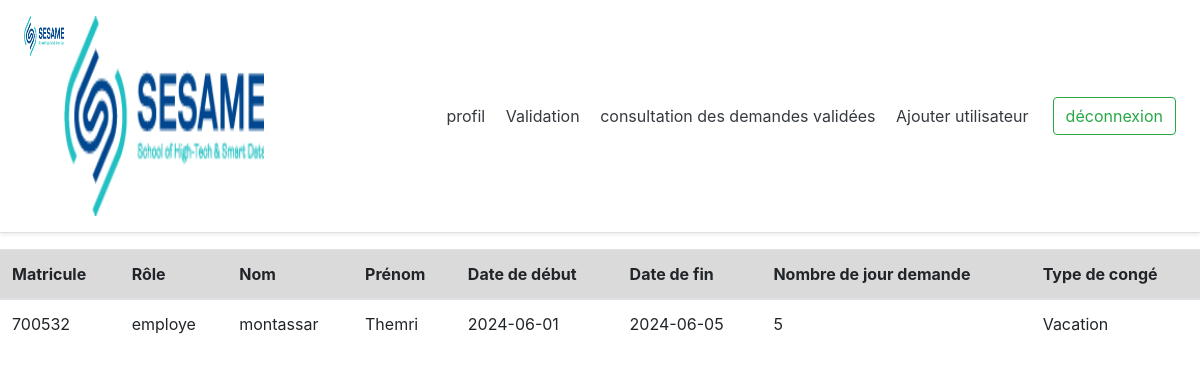
/consulter.php, run on the app's committed database.
### tables this page shows
create table CONGE
(
   ID_CONGE             int not null AUTO_INCREMENT,
   MATRICULE            int not null,
   DATE_DEBUT           date,
   DATE_FIN             date,
   NOMBRE_JOUR          int,
   TYPE_CONGE           varchar(255),
   ETAT                 varchar(255),
   primary key (ID_CONGE)
);

create table UTILISATEUR
(
   MATRICULE            int not null,
   ID_POSTE             int not null,
   NOM                  varchar(255),
   PRENOM               varchar(255),
   ROLE                 varchar(255),
   NUMERO_TELEPHONE     varchar(255),
   MAIL                 varchar(255),
   MOT_DE_PASSE         varchar(255),
   SOLDE_CONGE          int not null,
   MANAGER_MATRICULE    int  null,
   primary key (MATRICULE)
);

### consulter.php (the view, shortened to what this page needs)
<!DOCTYPE html>
<html>
<head>
    <link rel="stylesheet" type="text/css" href="bootstrap-4.3.1-dist/css/bootstrap.min.css">
</head>
<body>
    <div class="d-flex flex-column flex-md-row align-items-center p-3 px-md-4 mb-3 bg-white border-bottom shadow-sm">
        <h5 class="my-0 mr-md-auto font-weight-normal"><img src="Logo-Sesame.png" height="40" width="40"
                class="rounded float-left"><img src="Logo-Sesame.png" height="200" width="200"
                class="rounded float-left"></h5>
        <nav class="my-2 my-md-0 mr-md-3">
            <a class="p-2 text-dark" href="profileRH.php">profil</a>
            <a class="p-2 text-dark" href="validationadmin.php">Validation</a>
            <a class="p-2 text-dark" href="consulter.php">consultation des demandes validées</a>
            <a class="p-2 text-dark" href="addUser.php">Ajouter utilisateur</a>
        </nav>
        <a class="btn btn-outline-success" href="Deconnexion.php">déconnexion</a>
    </div>
    <center>
        <?php
			$serveur="localhost";
			$login="root";
			$pass="";
			try{
				$connexion = new PDO("mysql:host=$serveur;dbname=gestionconge",$login,$pass);
				$connexion->setattribute(PDO::ATTR_ERRMODE,PDO::ERRMODE_EXCEPTION);
				$requete1=$connexion->prepare("SELECT MATRICULE , ROLE, NOM ,PRENOM  ,DATE_DEBUT,DATE_FIN,NOMBRE_JOUR ,TYPE_CONGE FROM CONGE NATURAL join(UTILISATEUR) where ETAT = 'Approved' ORDER BY ID_CONGE DESC");
				$requete1->execute();
				$requete1=$requete1->fetchall();
				echo '<table class="table table-hover">
        <thead>
          <tr class="table-active">
            <th scope="col">Matricule</th>
            <th scope="col">Rôle</th>
            <th scope="col">Nom</th>
            <th scope="col">Prénom</th>
            <th scope="col">Date de début</th>
            <th scope="col">Date de fin</th>
            <th scope="col">Nombre de jour demande</th>
            <th scope="col">Type de congé</th>
          </tr>
        </thead>
        <tbody>';
        for ($i=0; $i <count($requete1) ; $i++) {
            echo "<tr>";
          for ($j=0; $j <8 ; $j++) {
            $rr=$requete1[$i][$j];
            echo "<td> $rr </td>";
          }
            echo "</tr>";
        }
          }
          catch(PDOEXEPTION $e){
            echo 'echec:'.$e->get_message();
          }
?>
        </tbody>
        </table>
    </center>
</body>
</html>

### data on the page
conge: MATRICULE "700532", MATRICULE.ROLE "employe", MATRICULE.NOM "montassar", MATRICULE.PRENOM "Themri", DATE_DEBUT "2024-06-01", DATE_FIN "2024-06-05", NOMBRE_JOUR "5", TYPE_CONGE "Vacation"
